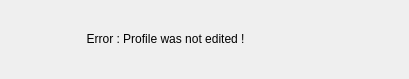
<?xml version="1.0" encoding="UTF-8"?>
<ui version="4.0">
 <class>studentprofileediterror</class>
 <widget class="QDialog" name="studentprofileediterror">
  <property name="geometry">
   <rect>
    <x>0</x>
    <y>0</y>
    <width>409</width>
    <height>79</height>
   </rect>
  </property>
  <property name="windowTitle">
   <string>Dialog</string>
  </property>
  <widget class="QLabel" name="label">
   <property name="geometry">
    <rect>
     <x>50</x>
     <y>30</y>
     <width>301</width>
     <height>17</height>
    </rect>
   </property>
   <property name="text">
    <string>           Error : Profile was not edited !</string>
   </property>
  </widget>
 </widget>
 <resources/>
 <connections/>
</ui>
